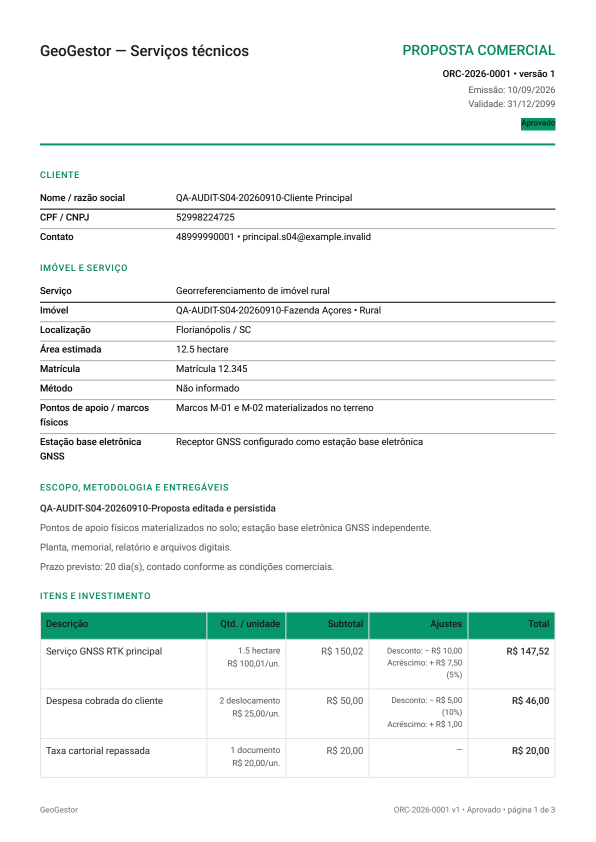
#> input picture docs/auditorias/2026-09-19-relatorios-financeiro-orcamentos/evidencias/renderizados/interface_orcamentos_pdfs_emitido-ORC-2026-0001_v1_QA-AUDIT-S04-20260910-Cliente_Principal/page-01.png, 1191 x 1684 px (shown at 1/2 size); its folder holds only this picture in this run
$ python audit-pdf-contact-sheets.py ../docs/auditorias/2026-09-19-relatorios-financeiro-orcamentos/evidencias/renderizados/interface_orcamentos_pdfs_emitido-ORC-2026-0001_v1_QA-AUDIT-S04-20260910-Cliente_Principal
#> lines starting #> are read from the running program, lines starting #| are printed output that depends on the picture
from __future__ import annotations

import math
import sys
from pathlib import Path

from PIL import Image, ImageDraw


def main() -> None:
    evidence_root = Path(sys.argv[1]).resolve()
    render_root = evidence_root / "renderizados"
    output_root = evidence_root / "folhas-de-contato"
    output_root.mkdir(parents=True, exist_ok=True)

    for document_directory in sorted(path for path in render_root.iterdir() if path.is_dir()):
        pages = sorted(document_directory.glob("page-*.png"))
        if not pages:
            continue
        for batch_index in range(math.ceil(len(pages) / 4)):
            batch = pages[batch_index * 4:(batch_index + 1) * 4]
            canvas = Image.new("RGB", (1240, 1760), "#d4d4d8")
            draw = ImageDraw.Draw(canvas)
            for slot, page_path in enumerate(batch):
                page = Image.open(page_path).convert("RGB")
#> page is the input picture: PIL image 1191x1684 RGB; mean R, G, B 240.4, 245, 243.7
                page.thumbnail((590, 820))
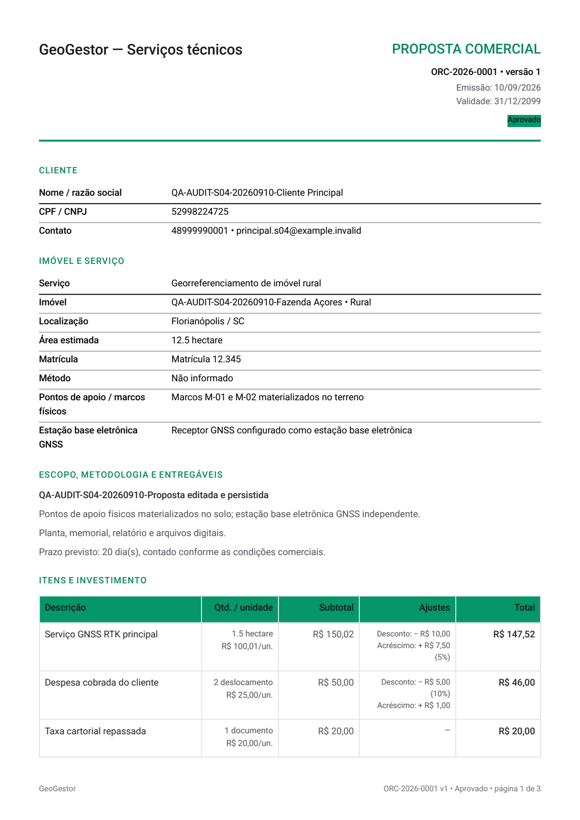
#> page: PIL image 580x820 RGB; mean R, G, B 240.2, 244.8, 243.5
                x = 20 + (slot % 2) * 610
                y = 60 + (slot // 2) * 850
                canvas.paste(page, (x, y))
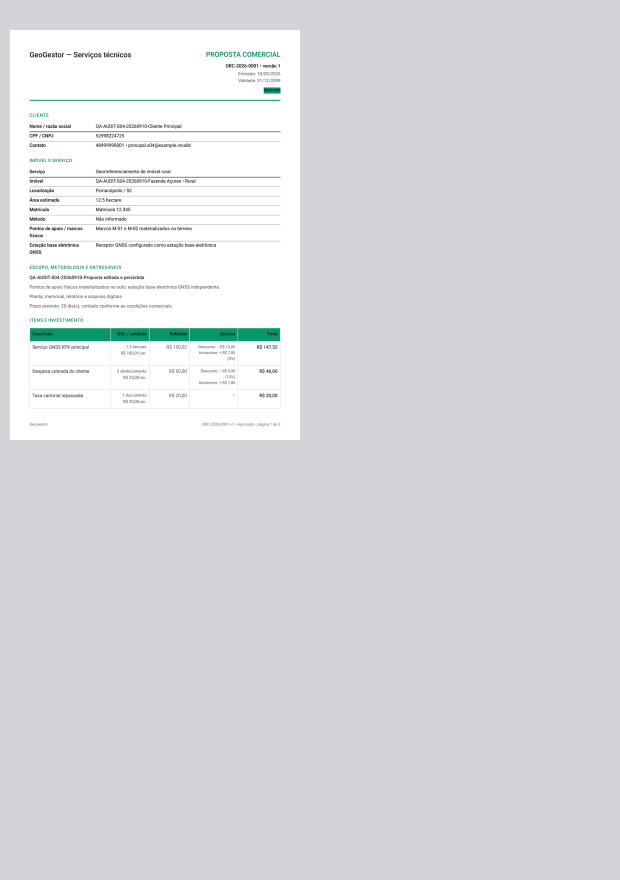
#> canvas: PIL image 1240x1760 RGB (shown at 1/2 size); mean R, G, B 218.1, 219.1, 222
                draw.text((x, y - 28), f"{document_directory.name} — {page_path.stem}", fill="#18181b")
            output_path = output_root / f"{document_directory.name}-folha-{batch_index + 1:02d}.png"
            canvas.save(output_path)
            print(output_path)
#> pass 2 of the loop in main, `for document_directory in sorted(path for path in render_root.iterdir(..`:
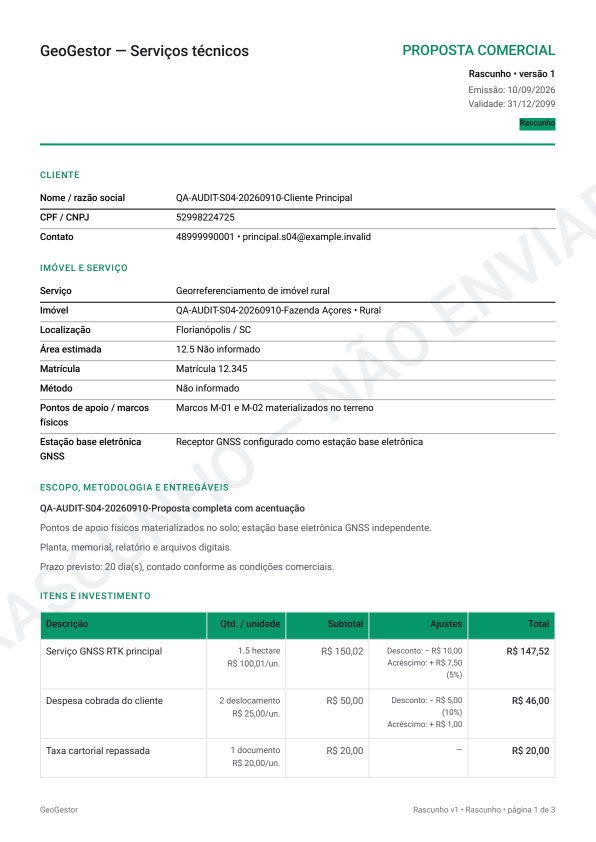
#> input picture docs/auditorias/2026-09-19-relatorios-financeiro-orcamentos/evidencias/renderizados/interface_orcamentos_pdfs_rascunho-Orcamento_v1_QA-AUDIT-S04-20260910-Cliente_Principal/page-01.png, 1191 x 1684 px (shown at 1/2 size)
#> in main, page is the input picture: PIL image 1191x1684 RGB; mean R, G, B 240, 244.6, 243.4
#> in main, `page.thumbnail((590, 820))`:
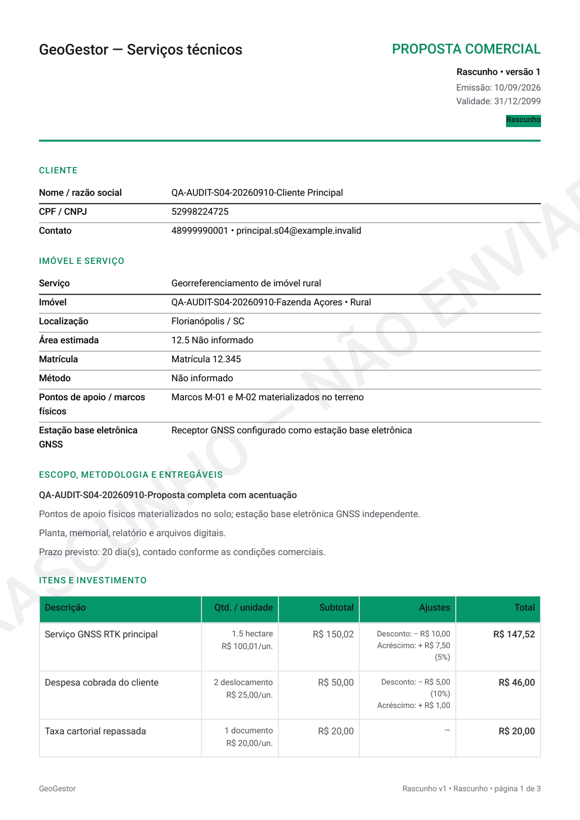
#> page: PIL image 580x820 RGB; mean R, G, B 239.8, 244.4, 243.2
#> in main, `canvas.paste(page, (x, y))`:
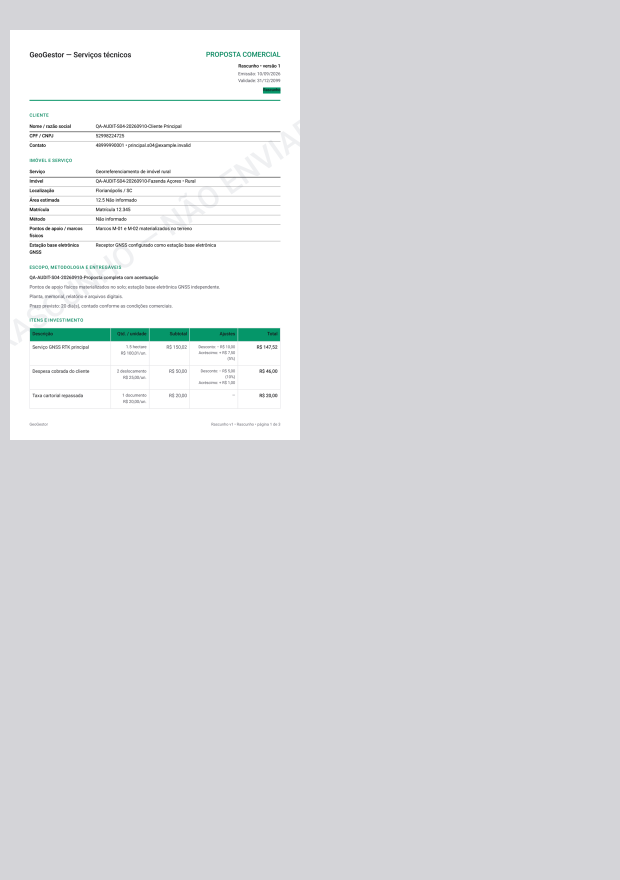
#> canvas: PIL image 1240x1760 RGB (shown at 1/2 size); mean R, G, B 218.1, 219.1, 221.9


if __name__ == "__main__":
    main()
